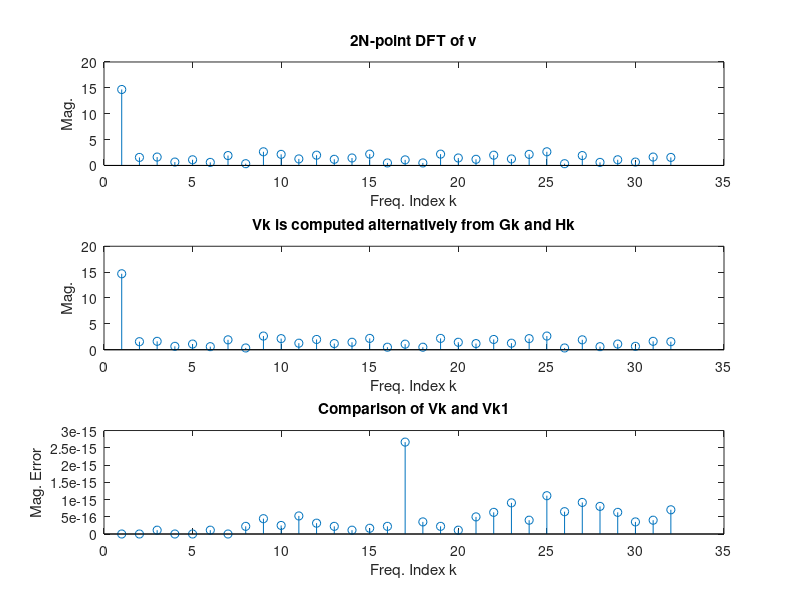

Write MATLAB code to recreate this figure.
function Q3_25
clc;
clear all;
close all;
N=16; % N-point DFT
v=rand(1,2*N);
g=v(1:2:length(v)); % g is selected from the even positions of v
h=v(2:2:length(v)); % h is selected from the odd positions of v
Gk=fft(g,N);
Hk=fft(h,N);
Vk=fft(v,2*N);
W=exp(-j*2*pi/(2*N)); % W2N
k=0:2*N-1;
Vk1=[Gk,Gk]+(W.^k).*[Hk Hk];
dv=Vk-Vk1;
subplot(311);
stem(abs(Vk));
ylabel('Mag.');
xlabel('Freq. Index k');
title('2N-point DFT of v');
subplot(312);
stem(abs(Vk1));
ylabel('Mag.');
xlabel('Freq. Index k');
title('Vk is computed alternatively from Gk and Hk');
subplot(313);
stem(abs(dv));
ylabel('Mag. Error');
xlabel('Freq. Index k');
title('Comparison of Vk and Vk1');
end